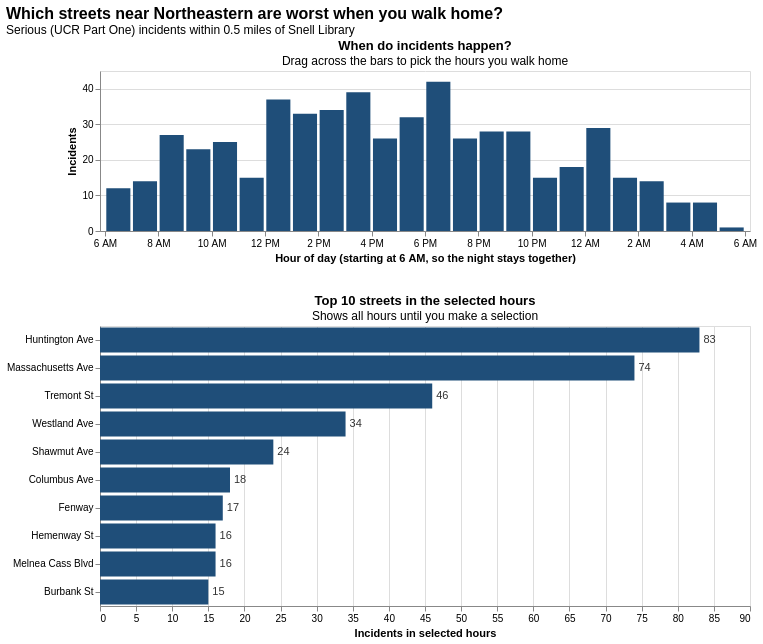

Notebook code for this chart:
### Markdown cell above
### 3. Chart

**Drag across the histogram** to pick a time window (for example 10 PM–2 AM). The bottom chart updates to show the
top 10 streets for only those hours. Drag the selection to move it, and double-click to clear it and see all hours again.

### Code cell
HIGHLIGHT = '#1F4E79'
MUTED = '#C9CED6'
CHART_WIDTH = 650

brush = alt.selection_interval(encodings=['x'], name='hours')

# --- Top: hour-of-day histogram with the brush ---
hours = alt.Chart(chart_df).mark_bar(width=CHART_WIDTH / 24 - 3).encode(
    x=alt.X('hour_mid:Q',
            title='Hour of day (starting at 6 AM, so the night stays together)',
            scale=alt.Scale(domain=[0, 24], nice=False),
            axis=alt.Axis(values=list(range(0, 25, 2)), labelExpr=label_expr, grid=False)),
    y=alt.Y('count():Q', title='Incidents'),
    color=alt.condition(brush, alt.value(HIGHLIGHT), alt.value(MUTED)),
    tooltip=[alt.Tooltip('hour_label:N', title='Hour starting'),
             alt.Tooltip('count():Q', title='Incidents')],
).add_params(brush).properties(
    width=CHART_WIDTH, height=160,
    title=alt.Title('When do incidents happen?', subtitle='Drag across the bars to pick the hours you walk home'),
)

# --- Bottom: top 10 streets for the selected hours ---
streets = alt.Chart(chart_df).transform_filter(
    brush
).transform_aggregate(
    incidents='count()', groupby=['STREET']
).transform_joinaggregate(
    total='sum(incidents)'
).transform_calculate(
    share='datum.incidents / datum.total'
).transform_window(
    rank='row_number()',
    sort=[alt.SortField('incidents', order='descending'), alt.SortField('STREET', order='ascending')],
).transform_filter(
    alt.datum.rank <= 10
).mark_bar(color=HIGHLIGHT).encode(
    x=alt.X('incidents:Q', title='Incidents in selected hours'),
    y=alt.Y('STREET:N', title=None,
            sort=alt.EncodingSortField(field='rank', order='ascending')),
    tooltip=[alt.Tooltip('STREET:N', title='Street'),
             alt.Tooltip('incidents:Q', title='Incidents'),
             alt.Tooltip('share:Q', title='Share of selected hours', format='.0%')],
).properties(
    width=CHART_WIDTH, height=280,
    title=alt.Title('Top 10 streets in the selected hours',
                    subtitle='Shows all hours until you make a selection'),
)

labels = streets.mark_text(align='left', dx=4, color='#333').encode(
    text='incidents:Q', tooltip=alt.value(None))

viz6 = alt.vconcat(hours, streets + labels, spacing=30).properties(
    title=alt.Title('Which streets near Northeastern are worst when you walk home?',
                    subtitle='Serious (UCR Part One) incidents within 0.5 miles of Snell Library',
                    fontSize=16, anchor='start'),
)

viz6

### Figure 1 — Vega-Lite specification as saved in the notebook (floating-point values rounded to 4 significant figures; data arrays with more than 128 entries replaced by an {"elided": "..."} marker saying what was removed)
{"config": {"view": {"continuousWidth": 300, "continuousHeight": 300}}, "vconcat": [{"mark": {"type": "bar", "width": 24.08}, "encoding": {"color": {"condition": {"param": "hours", "value": "#1F4E79"}, "value": "#C9CED6"}, "tooltip": [{"field": "hour_label", "title": "Hour starting", "type": "nominal"}, {"aggregate": "count", "title": "Incidents", "type": "quantitative"}], "x": {"axis": {"grid": false, "labelExpr": "datum.value == 0 ? '6 AM' : datum.value == 2 ? '8 AM' : datum.value == 4 ? '10 AM' : datum.value == 6 ? '12 PM' : datum.value == 8 ? '2 PM' : datum.value == 10 ? '4 PM' : datum.value == 12 ? '6 PM' : datum.value == 14 ? '8 PM' : datum.value == 16 ? '10 PM' : datum.value == 18 ? '12 AM' : datum.value == 20 ? '2 AM' : datum.value == 22 ? '4 AM' : datum.value == 24 ? '6 AM' : ''", "values": [0, 2, 4, 6, 8, 10, 12, 14, 16, 18, 20, 22, 24]}, "field": "hour_mid", "scale": {"domain": [0, 24], "nice": false}, "title": "Hour of day (starting at 6 AM, so the night stays together)", "type": "quantitative"}, "y": {"aggregate": "count", "title": "Incidents", "type": "quantitative"}}, "height": 160, "name": "view_190a2dacb7babf41_0", "title": {"text": "When do incidents happen?", "subtitle": "Drag across the bars to pick the hours you walk home"}, "width": 650}, {"layer": [{"mark": {"type": "bar", "color": "#1F4E79"}, "encoding": {"tooltip": [{"field": "STREET", "title": "Street", "type": "nominal"}, {"field": "incidents", "title": "Incidents", "type": "quantitative"}, {"field": "share", "format": ".0%", "title": "Share of selected hours", "type": "quantitative"}], "x": {"field": "incidents", "title": "Incidents in selected hours", "type": "quantitative"}, "y": {"field": "STREET", "sort": {"field": "rank", "order": "ascending"}, "title": null, "type": "nominal"}}, "title": {"text": "Top 10 streets in the selected hours", "subtitle": "Shows all hours until you make a selection"}, "transform": [{"filter": {"param": "hours"}}, {"aggregate": [{"op": "count", "as": "incidents"}], "groupby": ["STREET"]}, {"joinaggregate": [{"op": "sum", "field": "incidents", "as": "total"}]}, {"calculate": "datum.incidents / datum.total", "as": "share"}, {"window": [{"op": "row_number", "field": "", "as": "rank"}], "sort": [{"field": "incidents", "order": "descending"}, {"field": "STREET", "order": "ascending"}]}, {"filter": "(datum.rank <= 10)"}]}, {"mark": {"type": "text", "align": "left", "color": "#333", "dx": 4}, "encoding": {"text": {"field": "incidents", "type": "quantitative"}, "tooltip": {"value": null}, "x": {"field": "incidents", "title": "Incidents in selected hours", "type": "quantitative"}, "y": {"field": "STREET", "sort": {"field": "rank", "order": "ascending"}, "title": null, "type": "nominal"}}, "title": {"text": "Top 10 streets in the selected hours", "subtitle": "Shows all hours until you make a selection"}, "transform": [{"filter": {"param": "hours"}}, {"aggregate": [{"op": "count", "as": "incidents"}], "groupby": ["STREET"]}, {"joinaggregate": [{"op": "sum", "field": "incidents", "as": "total"}]}, {"calculate": "datum.incidents / datum.total", "as": "share"}, {"window": [{"op": "row_number", "field": "", "as": "rank"}], "sort": [{"field": "incidents", "order": "descending"}, {"field": "STREET", "order": "ascending"}]}, {"filter": "(datum.rank <= 10)"}]}], "height": 280, "width": 650}], "data": {"name": "data-fb9fd6157f3c77aa7fd85dc96dfc6159"}, "params": [{"name": "hours", "select": {"type": "interval", "encodings": ["x"]}, "views": ["view_190a2dacb7babf41_0"]}], "spacing": 30, "title": {"text": "Which streets near Northeastern are worst when you walk home?", "anchor": "start", "fontSize": 16, "subtitle": "Serious (UCR Part One) incidents within 0.5 miles of Snell Library"}, "$schema": "https://vega.github.io/schema/vega-lite/v6.4.1.json", "datasets": {"data-fb9fd6157f3c77aa7fd85dc96dfc6159": {"elided": "549 records"}}}
